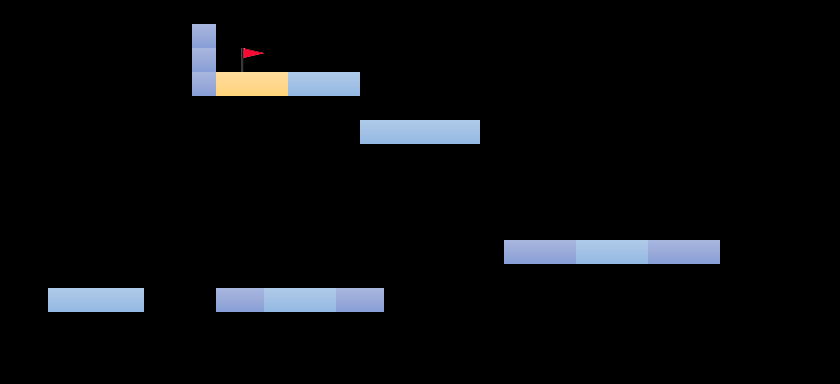

A 2D game scene composited from a Tiled map and its tileset images. What follows is a short description and the map's XML, with each tile layer's data collapsed to a summary:
An orthogonal 35x16 tile map with 24x24 px tiles, 1 tile layer (stage).

<map version="1.0" orientation="orthogonal" renderorder="right-down" width="35" height="16" tilewidth="24" tileheight="24" nextobjectid="5">
 <tileset firstgid="1" name="block" tilewidth="24" tileheight="24" tilecount="7" columns="7">
  <image source="maptile.png" width="168" height="24" />
  <tile id="0">
   <properties>
    <property name="category" type="int" value="0" />
   </properties>
  </tile>
  <tile id="1">
   <properties>
    <property name="category" type="int" value="1" />
   </properties>
  </tile>
  <tile id="2">
   <properties>
    <property name="category" type="int" value="3" />
   </properties>
  </tile>
  <tile id="3">
   <properties>
    <property name="category" type="int" value="2" />
   </properties>
  </tile>
  <tile id="4">
   <properties>
    <property name="category" type="int" value="6" />
   </properties>
  </tile>
  <tile id="5">
   <properties>
    <property name="category" type="int" value="5" />
   </properties>
  </tile>
  <tile id="6">
   <properties>
    <property name="category" type="int" value="4" />
   </properties>
  </tile>
 </tileset>
 <layer name="stage" width="35" height="16">
  <data>[560 cells, 35 non-empty, 4 distinct tile ids]</data>
 </layer>
</map>
